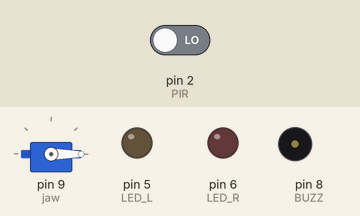
Bench run of a sketch on a simulated Arduino Nano, built with avr-gcc and run on an emulated ATmega328P. Shown: servo, output pins drawn as LEDs (lit = HIGH), buzzer (waves = sounding). The test bench sets the inputs (shaded band); at power-on: pin 2 (PIR) LOW. Random numbers use the default seed unless the sketch sets one.

Above: at 1.2 s.
1.3 s: pin 2 (PIR) driven HIGH
At 1.53 s:
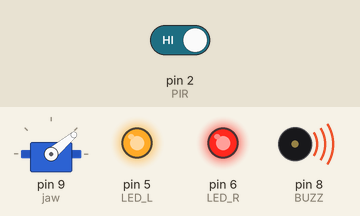
At 3.8 s:
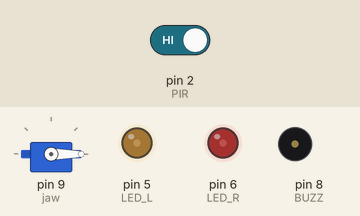
Timing chart, 0 to 10.3 s (numbered marks = the images above; inputs shaded):
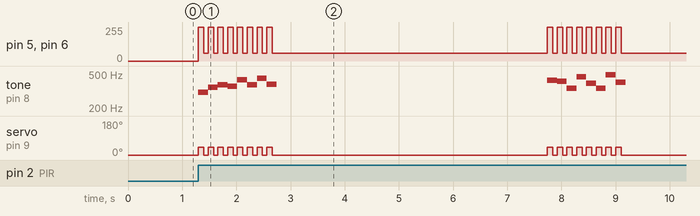

The sketch:

animated_skull_pir.ino
```cpp
// Arduino sketch that reads an HC-SR501 PIR sensor and, on motion, animates a servo jaw while flashing LED eyes and playing a buzzer tone.
//
// Full tutorial: https://shillehtek.com/blogs/news/arduino-nano-pir-animated-skull-control
// Parts used: https://shillehtek.com/products/shillehtek-hc-sr501-pir-motion-sensor-module
//             https://shillehtek.com/products/mg90s-metal-gear-micro-servo-motor-180-degree-9g-for-rc-plane
//             https://shillehtek.com/products/ky-006-passive-piezo-buzzer-alarm-module-for-arduino-projects
// More examples: https://github.com/shillehbean/shillehtek-examples
//

#include <Servo.h>
const int PIR = 2, BUZZ = 8;
const int LED_L = 5, LED_R = 6;
Servo jaw;
void setup() {
  pinMode(PIR, INPUT);
  pinMode(BUZZ, OUTPUT);
  pinMode(LED_L, OUTPUT); pinMode(LED_R, OUTPUT);
  jaw.attach(9); jaw.write(0);
}
void scare() {
  for (int i = 0; i < 8; i++) {
    jaw.write(40); analogWrite(LED_L, 255); analogWrite(LED_R, 255);
    tone(BUZZ, 300 + random(200));
    delay(100);
    jaw.write(0);  analogWrite(LED_L, 60); analogWrite(LED_R, 60);
    delay(80);
  }
  noTone(BUZZ);
}
void loop() {
  if (digitalRead(PIR) == HIGH) {
    scare();
    delay(5000);   // 5s cooldown
  }
}
```

Measured:
- after the input at 1.3 s, pin 5 (LED_L), pin 6 (LED_R): goes 7 × (255/255 0.10 s, 60/255 0.08 s), 255/255 0.10 s, 60/255 5.1 s, 7 × (255/255 0.10 s, 60/255 0.08 s), 255/255 0.10 s, then 60/255, starting at once
